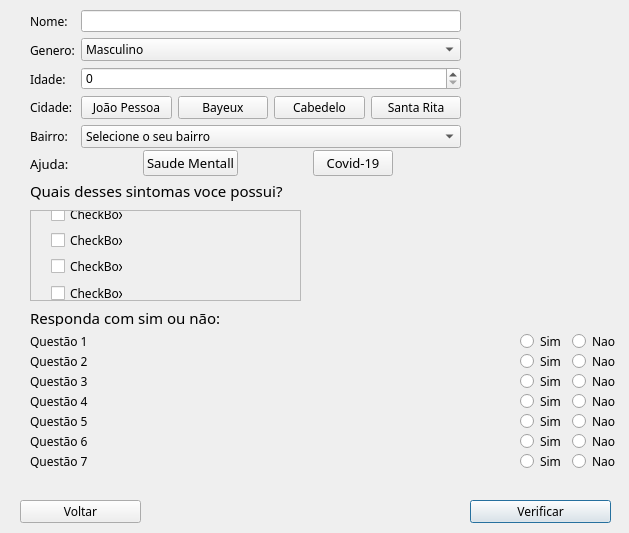
<?xml version="1.0" encoding="UTF-8"?>
<ui version="4.0">
 <class>Ajuda</class>
 <widget class="QDialog" name="Ajuda">
  <property name="geometry">
   <rect>
    <x>0</x>
    <y>0</y>
    <width>629</width>
    <height>533</height>
   </rect>
  </property>
  <property name="windowTitle">
   <string>Pré-Diagnóstico</string>
  </property>
  <property name="sizeGripEnabled">
   <bool>false</bool>
  </property>
  <widget class="QScrollArea" name="scrollArea">
   <property name="geometry">
    <rect>
     <x>30</x>
     <y>210</y>
     <width>271</width>
     <height>91</height>
    </rect>
   </property>
   <property name="widgetResizable">
    <bool>true</bool>
   </property>
   <widget class="QWidget" name="Sintomas">
    <property name="geometry">
     <rect>
      <x>0</x>
      <y>0</y>
      <width>269</width>
      <height>89</height>
     </rect>
    </property>
    <widget class="QWidget" name="layoutWidget">
     <property name="geometry">
      <rect>
       <x>20</x>
       <y>-60</y>
       <width>72</width>
       <height>204</height>
      </rect>
     </property>
     <layout class="QVBoxLayout" name="verticalLayout_3">
      <item>
       <widget class="QCheckBox" name="SintomaG">
        <property name="font">
         <font>
          <family>MV Boli</family>
         </font>
        </property>
        <property name="text">
         <string>CheckBox</string>
        </property>
       </widget>
      </item>
      <item>
       <widget class="QCheckBox" name="SintomaB">
        <property name="font">
         <font>
          <family>MV Boli</family>
         </font>
        </property>
        <property name="text">
         <string>CheckBox</string>
        </property>
       </widget>
      </item>
      <item>
       <widget class="QCheckBox" name="SintomaF">
        <property name="font">
         <font>
          <family>MV Boli</family>
         </font>
        </property>
        <property name="text">
         <string>CheckBox</string>
        </property>
       </widget>
      </item>
      <item>
       <widget class="QCheckBox" name="SintomaC">
        <property name="font">
         <font>
          <family>MV Boli</family>
         </font>
        </property>
        <property name="text">
         <string>CheckBox</string>
        </property>
       </widget>
      </item>
      <item>
       <widget class="QCheckBox" name="SintomaA">
        <property name="font">
         <font>
          <family>MV Boli</family>
         </font>
        </property>
        <property name="text">
         <string>CheckBox</string>
        </property>
       </widget>
      </item>
      <item>
       <widget class="QCheckBox" name="SintomaH">
        <property name="font">
         <font>
          <family>MV Boli</family>
         </font>
        </property>
        <property name="text">
         <string>CheckBox</string>
        </property>
       </widget>
      </item>
      <item>
       <widget class="QCheckBox" name="SintomaD">
        <property name="font">
         <font>
          <family>MV Boli</family>
         </font>
        </property>
        <property name="text">
         <string>CheckBox</string>
        </property>
       </widget>
      </item>
      <item>
       <widget class="QCheckBox" name="SintomaE">
        <property name="font">
         <font>
          <family>MV Boli</family>
         </font>
        </property>
        <property name="text">
         <string>CheckBox</string>
        </property>
       </widget>
      </item>
     </layout>
    </widget>
   </widget>
  </widget>
  <widget class="QLabel" name="label_6">
   <property name="geometry">
    <rect>
     <x>30</x>
     <y>180</y>
     <width>581</width>
     <height>21</height>
    </rect>
   </property>
   <property name="font">
    <font>
     <family>MV Boli</family>
     <pointsize>11</pointsize>
    </font>
   </property>
   <property name="text">
    <string>Quais desses sintomas voce possui?</string>
   </property>
  </widget>
  <widget class="QLabel" name="label_7">
   <property name="geometry">
    <rect>
     <x>30</x>
     <y>310</y>
     <width>591</width>
     <height>16</height>
    </rect>
   </property>
   <property name="font">
    <font>
     <family>MV Boli</family>
     <pointsize>11</pointsize>
    </font>
   </property>
   <property name="text">
    <string>Responda com sim ou não:</string>
   </property>
  </widget>
  <widget class="QPushButton" name="pushButton_3">
   <property name="geometry">
    <rect>
     <x>470</x>
     <y>500</y>
     <width>141</width>
     <height>23</height>
    </rect>
   </property>
   <property name="font">
    <font>
     <family>MV Boli</family>
    </font>
   </property>
   <property name="text">
    <string>Verificar</string>
   </property>
  </widget>
  <widget class="QPushButton" name="pushButton_4">
   <property name="geometry">
    <rect>
     <x>20</x>
     <y>500</y>
     <width>121</width>
     <height>23</height>
    </rect>
   </property>
   <property name="font">
    <font>
     <family>MV Boli</family>
    </font>
   </property>
   <property name="text">
    <string>Voltar</string>
   </property>
  </widget>
  <widget class="QWidget" name="layoutWidget">
   <property name="geometry">
    <rect>
     <x>30</x>
     <y>10</y>
     <width>431</width>
     <height>138</height>
    </rect>
   </property>
   <layout class="QHBoxLayout" name="horizontalLayout">
    <item>
     <layout class="QVBoxLayout" name="verticalLayout">
      <item>
       <widget class="QLabel" name="label">
        <property name="font">
         <font>
          <family>MV Boli</family>
         </font>
        </property>
        <property name="text">
         <string>Nome:</string>
        </property>
       </widget>
      </item>
      <item>
       <widget class="QLabel" name="label_2">
        <property name="font">
         <font>
          <family>MV Boli</family>
         </font>
        </property>
        <property name="text">
         <string>Genero:</string>
        </property>
       </widget>
      </item>
      <item>
       <widget class="QLabel" name="label_3">
        <property name="font">
         <font>
          <family>MV Boli</family>
         </font>
        </property>
        <property name="text">
         <string>Idade:</string>
        </property>
       </widget>
      </item>
      <item>
       <widget class="QLabel" name="label_4">
        <property name="font">
         <font>
          <family>MV Boli</family>
         </font>
        </property>
        <property name="text">
         <string>Cidade:</string>
        </property>
       </widget>
      </item>
      <item>
       <widget class="QLabel" name="label_8">
        <property name="font">
         <font>
          <family>MV Boli</family>
         </font>
        </property>
        <property name="text">
         <string>Bairro:</string>
        </property>
       </widget>
      </item>
     </layout>
    </item>
    <item>
     <layout class="QVBoxLayout" name="verticalLayout_2">
      <item>
       <widget class="QLineEdit" name="lineEdit"/>
      </item>
      <item>
       <widget class="QComboBox" name="comboBox">
        <property name="font">
         <font>
          <family>MV Boli</family>
         </font>
        </property>
        <item>
         <property name="text">
          <string>Masculino</string>
         </property>
        </item>
        <item>
         <property name="text">
          <string>Feminino</string>
         </property>
        </item>
        <item>
         <property name="text">
          <string>Outro</string>
         </property>
        </item>
       </widget>
      </item>
      <item>
       <widget class="QSpinBox" name="spinBox"/>
      </item>
      <item>
       <layout class="QHBoxLayout" name="horizontalLayout_8">
        <item>
         <widget class="QPushButton" name="pushButton_7">
          <property name="font">
           <font>
            <family>MV Boli</family>
           </font>
          </property>
          <property name="text">
           <string>João Pessoa</string>
          </property>
         </widget>
        </item>
        <item>
         <widget class="QPushButton" name="pushButton_8">
          <property name="font">
           <font>
            <family>MV Boli</family>
           </font>
          </property>
          <property name="text">
           <string>Bayeux</string>
          </property>
         </widget>
        </item>
        <item>
         <widget class="QPushButton" name="pushButton_5">
          <property name="font">
           <font>
            <family>MV Boli</family>
           </font>
          </property>
          <property name="text">
           <string>Cabedelo</string>
          </property>
         </widget>
        </item>
        <item>
         <widget class="QPushButton" name="pushButton_6">
          <property name="font">
           <font>
            <family>MV Boli</family>
           </font>
          </property>
          <property name="text">
           <string>Santa Rita</string>
          </property>
         </widget>
        </item>
       </layout>
      </item>
      <item>
       <widget class="QComboBox" name="Bairros">
        <property name="font">
         <font>
          <family>MV Boli</family>
         </font>
        </property>
        <item>
         <property name="text">
          <string>Selecione o seu bairro</string>
         </property>
        </item>
       </widget>
      </item>
     </layout>
    </item>
   </layout>
  </widget>
  <widget class="QWidget" name="layoutWidget">
   <property name="geometry">
    <rect>
     <x>30</x>
     <y>150</y>
     <width>431</width>
     <height>27</height>
    </rect>
   </property>
   <layout class="QHBoxLayout" name="horizontalLayout_2">
    <item>
     <widget class="QLabel" name="label_5">
      <property name="font">
       <font>
        <family>MV Boli</family>
        <pointsize>10</pointsize>
       </font>
      </property>
      <property name="text">
       <string>Ajuda:</string>
      </property>
     </widget>
    </item>
    <item>
     <spacer name="horizontalSpacer">
      <property name="orientation">
       <enum>Qt::Horizontal</enum>
      </property>
      <property name="sizeHint" stdset="0">
       <size>
        <width>40</width>
        <height>20</height>
       </size>
      </property>
     </spacer>
    </item>
    <item>
     <widget class="QPushButton" name="pushButton">
      <property name="font">
       <font>
        <family>MV Boli</family>
        <pointsize>10</pointsize>
       </font>
      </property>
      <property name="text">
       <string>Saude Mentall</string>
      </property>
      <property name="icon">
       <iconset>
        <normaloff>:/Imagens/E:/Felipe/Tec-Pro/Projeto/ProjetoTec/Logo.png</normaloff>:/Imagens/E:/Felipe/Tec-Pro/Projeto/ProjetoTec/Logo.png</iconset>
      </property>
     </widget>
    </item>
    <item>
     <spacer name="horizontalSpacer_3">
      <property name="orientation">
       <enum>Qt::Horizontal</enum>
      </property>
      <property name="sizeHint" stdset="0">
       <size>
        <width>40</width>
        <height>20</height>
       </size>
      </property>
     </spacer>
    </item>
    <item>
     <widget class="QPushButton" name="pushButton_2">
      <property name="font">
       <font>
        <family>MV Boli</family>
        <pointsize>10</pointsize>
       </font>
      </property>
      <property name="text">
       <string>Covid-19</string>
      </property>
      <property name="icon">
       <iconset>
        <normaloff>:/Imagens/E:/Felipe/Tec-Pro/Projeto/ProjetoTec/dois.png</normaloff>:/Imagens/E:/Felipe/Tec-Pro/Projeto/ProjetoTec/dois.png</iconset>
      </property>
     </widget>
    </item>
    <item>
     <spacer name="horizontalSpacer_2">
      <property name="orientation">
       <enum>Qt::Horizontal</enum>
      </property>
      <property name="sizeHint" stdset="0">
       <size>
        <width>40</width>
        <height>20</height>
       </size>
      </property>
     </spacer>
    </item>
   </layout>
  </widget>
  <widget class="QWidget" name="layoutWidget">
   <property name="geometry">
    <rect>
     <x>30</x>
     <y>330</y>
     <width>591</width>
     <height>22</height>
    </rect>
   </property>
   <layout class="QHBoxLayout" name="horizontalLayout_3">
    <item>
     <widget class="QLabel" name="P1">
      <property name="font">
       <font>
        <family>MV Boli</family>
       </font>
      </property>
      <property name="text">
       <string>Questão 1</string>
      </property>
     </widget>
    </item>
    <item>
     <spacer name="horizontalSpacer_4">
      <property name="orientation">
       <enum>Qt::Horizontal</enum>
      </property>
      <property name="sizeHint" stdset="0">
       <size>
        <width>40</width>
        <height>20</height>
       </size>
      </property>
     </spacer>
    </item>
    <item>
     <widget class="QRadioButton" name="radioButton">
      <property name="font">
       <font>
        <family>MV Boli</family>
       </font>
      </property>
      <property name="text">
       <string>Sim</string>
      </property>
     </widget>
    </item>
    <item>
     <widget class="QRadioButton" name="radioButton_2">
      <property name="font">
       <font>
        <family>MV Boli</family>
       </font>
      </property>
      <property name="text">
       <string>Nao</string>
      </property>
     </widget>
    </item>
   </layout>
  </widget>
  <widget class="QWidget" name="layoutWidget">
   <property name="geometry">
    <rect>
     <x>30</x>
     <y>350</y>
     <width>591</width>
     <height>22</height>
    </rect>
   </property>
   <layout class="QHBoxLayout" name="horizontalLayout_4">
    <item>
     <widget class="QLabel" name="P2">
      <property name="font">
       <font>
        <family>MV Boli</family>
       </font>
      </property>
      <property name="text">
       <string>Questão 2</string>
      </property>
     </widget>
    </item>
    <item>
     <spacer name="horizontalSpacer_5">
      <property name="orientation">
       <enum>Qt::Horizontal</enum>
      </property>
      <property name="sizeHint" stdset="0">
       <size>
        <width>40</width>
        <height>20</height>
       </size>
      </property>
     </spacer>
    </item>
    <item>
     <widget class="QRadioButton" name="radioButton_3">
      <property name="font">
       <font>
        <family>MV Boli</family>
       </font>
      </property>
      <property name="text">
       <string>Sim</string>
      </property>
     </widget>
    </item>
    <item>
     <widget class="QRadioButton" name="radioButton_4">
      <property name="font">
       <font>
        <family>MV Boli</family>
       </font>
      </property>
      <property name="text">
       <string>Nao</string>
      </property>
     </widget>
    </item>
   </layout>
  </widget>
  <widget class="QWidget" name="layoutWidget">
   <property name="geometry">
    <rect>
     <x>30</x>
     <y>370</y>
     <width>591</width>
     <height>22</height>
    </rect>
   </property>
   <layout class="QHBoxLayout" name="horizontalLayout_5">
    <item>
     <widget class="QLabel" name="P3">
      <property name="font">
       <font>
        <family>MV Boli</family>
       </font>
      </property>
      <property name="text">
       <string>Questão 3</string>
      </property>
     </widget>
    </item>
    <item>
     <spacer name="horizontalSpacer_6">
      <property name="orientation">
       <enum>Qt::Horizontal</enum>
      </property>
      <property name="sizeHint" stdset="0">
       <size>
        <width>40</width>
        <height>20</height>
       </size>
      </property>
     </spacer>
    </item>
    <item>
     <widget class="QRadioButton" name="radioButton_5">
      <property name="font">
       <font>
        <family>MV Boli</family>
       </font>
      </property>
      <property name="text">
       <string>Sim</string>
      </property>
     </widget>
    </item>
    <item>
     <widget class="QRadioButton" name="radioButton_6">
      <property name="font">
       <font>
        <family>MV Boli</family>
       </font>
      </property>
      <property name="text">
       <string>Nao</string>
      </property>
     </widget>
    </item>
   </layout>
  </widget>
  <widget class="QWidget" name="layoutWidget">
   <property name="geometry">
    <rect>
     <x>30</x>
     <y>390</y>
     <width>591</width>
     <height>22</height>
    </rect>
   </property>
   <layout class="QHBoxLayout" name="horizontalLayout_6">
    <item>
     <widget class="QLabel" name="P4">
      <property name="font">
       <font>
        <family>MV Boli</family>
       </font>
      </property>
      <property name="text">
       <string>Questão 4</string>
      </property>
     </widget>
    </item>
    <item>
     <spacer name="horizontalSpacer_7">
      <property name="orientation">
       <enum>Qt::Horizontal</enum>
      </property>
      <property name="sizeHint" stdset="0">
       <size>
        <width>40</width>
        <height>20</height>
       </size>
      </property>
     </spacer>
    </item>
    <item>
     <widget class="QRadioButton" name="radioButton_7">
      <property name="font">
       <font>
        <family>MV Boli</family>
       </font>
      </property>
      <property name="text">
       <string>Sim</string>
      </property>
     </widget>
    </item>
    <item>
     <widget class="QRadioButton" name="radioButton_8">
      <property name="font">
       <font>
        <family>MV Boli</family>
       </font>
      </property>
      <property name="text">
       <string>Nao</string>
      </property>
     </widget>
    </item>
   </layout>
  </widget>
  <widget class="QWidget" name="layoutWidget">
   <property name="geometry">
    <rect>
     <x>30</x>
     <y>410</y>
     <width>591</width>
     <height>22</height>
    </rect>
   </property>
   <layout class="QHBoxLayout" name="horizontalLayout_7">
    <item>
     <widget class="QLabel" name="P5">
      <property name="font">
       <font>
        <family>MV Boli</family>
       </font>
      </property>
      <property name="text">
       <string>Questão 5</string>
      </property>
     </widget>
    </item>
    <item>
     <spacer name="horizontalSpacer_8">
      <property name="orientation">
       <enum>Qt::Horizontal</enum>
      </property>
      <property name="sizeHint" stdset="0">
       <size>
        <width>40</width>
        <height>20</height>
       </size>
      </property>
     </spacer>
    </item>
    <item>
     <widget class="QRadioButton" name="radioButton_9">
      <property name="font">
       <font>
        <family>MV Boli</family>
       </font>
      </property>
      <property name="text">
       <string>Sim</string>
      </property>
     </widget>
    </item>
    <item>
     <widget class="QRadioButton" name="radioButton_10">
      <property name="font">
       <font>
        <family>MV Boli</family>
       </font>
      </property>
      <property name="text">
       <string>Nao</string>
      </property>
     </widget>
    </item>
   </layout>
  </widget>
  <widget class="QWidget" name="layoutWidget">
   <property name="geometry">
    <rect>
     <x>30</x>
     <y>430</y>
     <width>591</width>
     <height>22</height>
    </rect>
   </property>
   <layout class="QHBoxLayout" name="horizontalLayout_9">
    <item>
     <widget class="QLabel" name="P6">
      <property name="font">
       <font>
        <family>MV Boli</family>
       </font>
      </property>
      <property name="text">
       <string>Questão 6</string>
      </property>
     </widget>
    </item>
    <item>
     <spacer name="horizontalSpacer_10">
      <property name="orientation">
       <enum>Qt::Horizontal</enum>
      </property>
      <property name="sizeHint" stdset="0">
       <size>
        <width>40</width>
        <height>20</height>
       </size>
      </property>
     </spacer>
    </item>
    <item>
     <widget class="QRadioButton" name="radioButton_13">
      <property name="font">
       <font>
        <family>MV Boli</family>
       </font>
      </property>
      <property name="text">
       <string>Sim</string>
      </property>
     </widget>
    </item>
    <item>
     <widget class="QRadioButton" name="radioButton_16">
      <property name="font">
       <font>
        <family>MV Boli</family>
       </font>
      </property>
      <property name="text">
       <string>Nao</string>
      </property>
     </widget>
    </item>
   </layout>
  </widget>
  <widget class="QWidget" name="layoutWidget">
   <property name="geometry">
    <rect>
     <x>30</x>
     <y>450</y>
     <width>591</width>
     <height>22</height>
    </rect>
   </property>
   <layout class="QHBoxLayout" name="horizontalLayout_10">
    <item>
     <widget class="QLabel" name="P7">
      <property name="font">
       <font>
        <family>MV Boli</family>
       </font>
      </property>
      <property name="text">
       <string>Questão 7</string>
      </property>
     </widget>
    </item>
    <item>
     <spacer name="horizontalSpacer_11">
      <property name="orientation">
       <enum>Qt::Horizontal</enum>
      </property>
      <property name="sizeHint" stdset="0">
       <size>
        <width>40</width>
        <height>20</height>
       </size>
      </property>
     </spacer>
    </item>
    <item>
     <widget class="QRadioButton" name="radioButton_15">
      <property name="font">
       <font>
        <family>MV Boli</family>
       </font>
      </property>
      <property name="text">
       <string>Sim</string>
      </property>
     </widget>
    </item>
    <item>
     <widget class="QRadioButton" name="radioButton_14">
      <property name="font">
       <font>
        <family>MV Boli</family>
       </font>
      </property>
      <property name="text">
       <string>Nao</string>
      </property>
     </widget>
    </item>
   </layout>
  </widget>
  <widget class="QLabel" name="label_9">
   <property name="geometry">
    <rect>
     <x>310</x>
     <y>210</y>
     <width>301</width>
     <height>91</height>
    </rect>
   </property>
   <property name="text">
    <string/>
   </property>
   <property name="scaledContents">
    <bool>true</bool>
   </property>
  </widget>
  <widget class="QLabel" name="ID_City">
   <property name="geometry">
    <rect>
     <x>470</x>
     <y>20</y>
     <width>141</width>
     <height>111</height>
    </rect>
   </property>
   <property name="text">
    <string/>
   </property>
   <property name="pixmap">
    <pixmap>E:/Felipe/Tec-Pro/Projeto/ProjetoTec/UFPB.png</pixmap>
   </property>
   <property name="scaledContents">
    <bool>true</bool>
   </property>
  </widget>
 </widget>
 <resources/>
 <connections/>
</ui>
